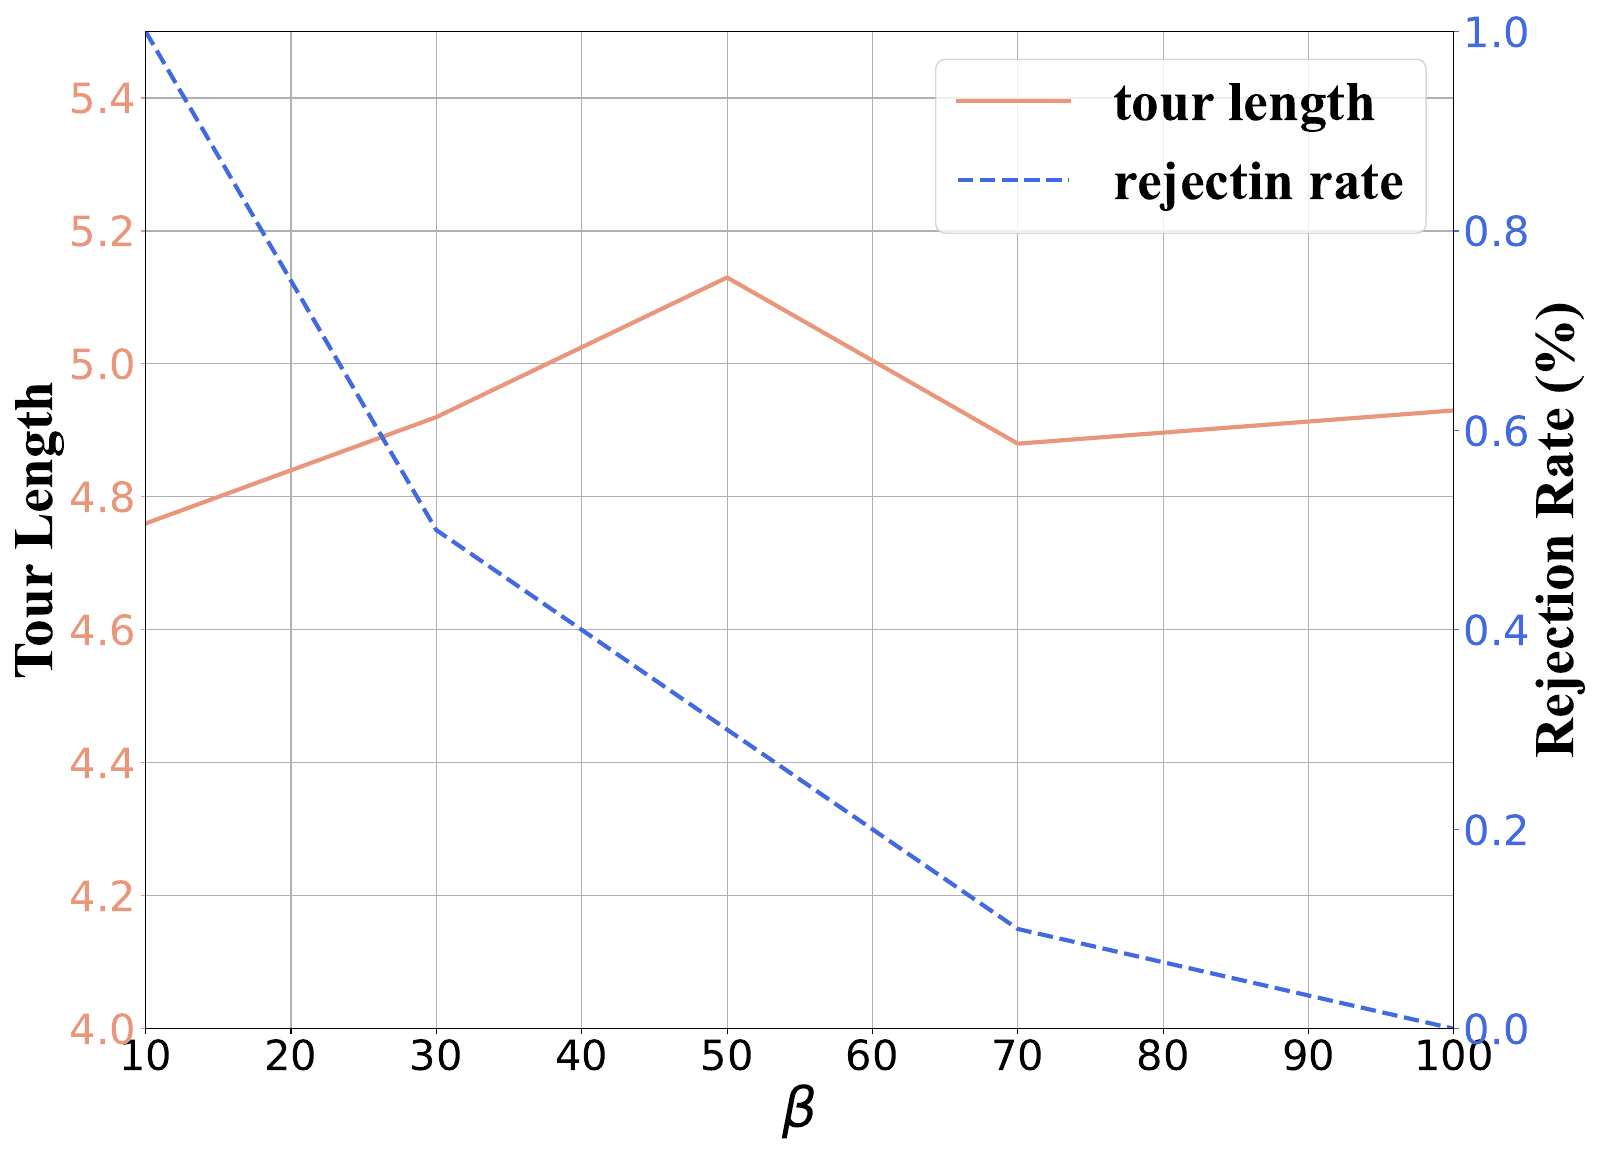

The script that saved this image:
import matplotlib.pyplot as plt


m_5_tourlength = [4.76, 4.92, 5.13, 4.88, 4.93]
m_5_rej = [1, 0.5, 0.3, 0.1, 0]
m_10_tourlength = [4.23, 4.18, 4.29, 4.25, 4.22]
m_10_rej = [0.3, 0.2, 0.1, 0.1, 0]
beta = [10, 30, 50, 70, 100]

fig, ax1 = plt.subplots(figsize=(16, 11.6))
# tourlength
line1, = ax1.plot(beta, m_5_tourlength, color='darksalmon', linestyle='-', label='tour length', linewidth=3)
# p1 = ax1.scatter(beta, m_5_tourlength,color = 'red',marker = 'v',s = 30,label = 'tour length')

# rej
ax2 = ax1.twinx()
line2, = ax2.plot(beta, m_5_rej, color='royalblue', linestyle='--', label='rejectin rate', linewidth=3)
# p2 = ax2.scatter(beta, m_5_rej, color = 'blue',marker = 'o',s = 30,label = 'rejection rate')

# beta
ax1.set_xlim([10, 100])
ax1.set_ylim([4, 5.5])
ax2.set_ylim([0, 1])

ax1.set_xlabel(r'$\beta$', {'family': 'Times New Roman', 'weight': 'bold', 'size': 40})
ax1.set_ylabel("Tour Length", {'family': 'Times New Roman', 'weight': 'bold', 'size': 40})
ax2.set_ylabel("Rejection Rate (%)", {'family': 'Times New Roman', 'weight': 'bold', 'size': 40})
# ax1.set_xlabel("Instance ID", fontsize=12)
# ax1.set_title(r"The influence on tour length and rejection rate for different $\beta$",fontsize = 14)

# 双Y轴标签颜色设置
# ax1.yaxis.label.set_color(line1.get_color())
# ax2.yaxis.label.set_color(line2.get_color())

# 双Y轴刻度颜色设置
ax1.tick_params(axis='y', colors=line1.get_color(), labelsize=30)
ax1.tick_params(axis='x', labelsize=30)
ax2.tick_params(axis='y', colors=line2.get_color(), labelsize=30)

# 图例设置
# plt.legend(prop={'family': 'Times New Roman', 'weight': 'bold', 'size': 40}, loc="upper left", frameon=False)
plt.legend(handles=[line1, line2], prop={'family': 'Times New Roman', 'weight': 'bold', 'size': 40}, frameon=True)
ax1.grid(axis='both')
plt.tight_layout()
plt.savefig('beta_study.pdf', dpi=100)
plt.show()
